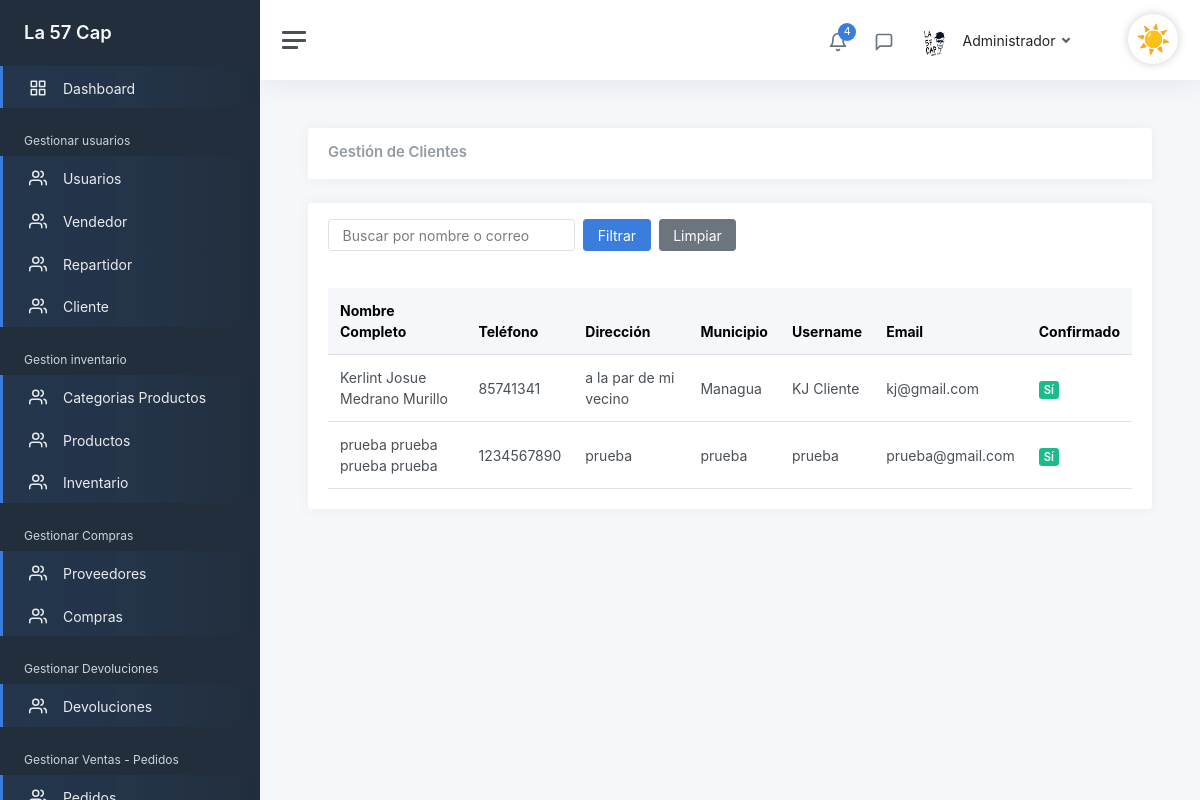
The page /admin/GestionarCliente (signed in) on the database as committed earlier.
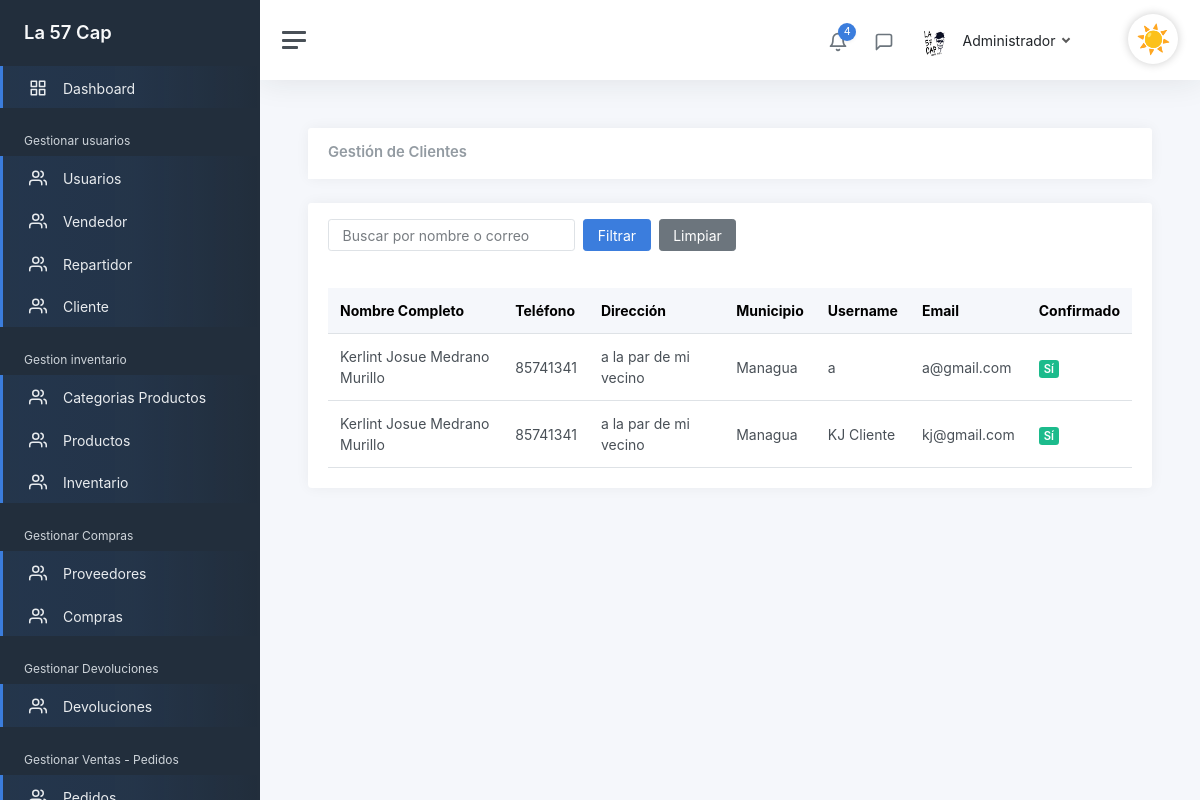
The same page on the database as committed later.
### tables this page shows
CREATE TABLE `cliente`  (
  `idcliente` int(0) NOT NULL AUTO_INCREMENT,
  `id_usuario` int(0) NULL DEFAULT NULL,
  `p_nombre` varchar(50) NOT NULL,
  `s_nombre` varchar(50) NOT NULL,
  `p_apellido` varchar(50) NOT NULL,
  `s_apellido` varchar(50) NOT NULL,
  `n_telefono` varchar(15) NOT NULL,
  `direccion` varchar(200) NULL DEFAULT NULL,
  `Municipio` varchar(45) NULL DEFAULT NULL,
  `eliminado` tinyint(0) NULL DEFAULT 0,
  PRIMARY KEY (`idcliente`) USING BTREE,
  INDEX `cliente_usuario_idx`(`id_usuario`) USING BTREE,
  CONSTRAINT `cliente_usuario` FOREIGN KEY (`id_usuario`) REFERENCES `usuario` (`idusuario`) ON DELETE SET NULL ON UPDATE RESTRICT
);

CREATE TABLE `usuario`  (
  `idusuario` int(0) NOT NULL AUTO_INCREMENT,
  `id_roles` int(0) NOT NULL,
  `f_perfil` varchar(150) NULL DEFAULT NULL,
  `userName` varchar(45) NOT NULL,
  `password` varchar(100) NOT NULL,
  `email` varchar(30) NOT NULL,
  `confirmado` tinyint(1) NULL DEFAULT NULL,
  `token` varchar(15) NULL DEFAULT NULL,
  `Creado_Fecha` datetime(0) NOT NULL,
  `Cambiado_Fecha` datetime(0) NOT NULL,
  `eliminado` tinyint(0) NULL DEFAULT 0,
  `intentos_fallidos` int(0) NULL DEFAULT 0,
  PRIMARY KEY (`idusuario`) USING BTREE,
  INDEX `usuario_roles_idx`(`id_roles`) USING BTREE,
  CONSTRAINT `usuario_roles` FOREIGN KEY (`id_roles`) REFERENCES `roles` (`idroles`) ON DELETE RESTRICT ON UPDATE RESTRICT
);

### controllers/ClienteController.php (called while the page is built, shortened)
<?php
class ClienteController
{
    public static function GestionarCliente(Router $router)
    {
        $busqueda = $_POST['busqueda'] ?? '';
        $clientes = Cliente::obtenerTodosConUsuario($busqueda);
        $router->renderAdmin('Admin/clients/GestionCliente', [
            'clientes' => $clientes,
            'busqueda' => $busqueda,
            'titulo' => 'Gestionar Clientes'
        ]);
    }
}

### public/index.php (called while the page is built, shortened)
<?php
$router = new Router();
$router->get('/login', [LoginController::class, 'login']);
$router->post('/login', [LoginController::class, 'login']);
$router->get('/logout', [LoginController::class, 'logout']);
$router->get('/olvide-cuenta', [UsuarioController::class, 'olvide']);
$router->post('/olvide-cuenta', [UsuarioController::class, 'olvide']);
$router->get('/recuperar-cuenta', [UsuarioController::class, 'recuperar']);
$router->post('/recuperar-cuenta', [UsuarioController::class, 'recuperar']);
$router->get('/confirmar-cuenta', [UsuarioController::class, 'confirmarCuenta']);
$router->post('/confirmar-cuenta', [UsuarioController::class, 'confirmarCuenta']);
$router->get('/crear-cuenta', [RegistroController::class, 'crearCuenta']);
$router->post('/crear-cuenta', [RegistroController::class, 'crearCuenta']);
$router->get('/mensaje-confirmacion', [RegistroController::class, 'mensajeConfirmacion']);
$router->get('/reenviar-confirmacion', [RegistroController::class, 'reenviarConfirmacion']);
$router->post('/reenviar-confirmacion', [RegistroController::class, 'reenviarConfirmacion']);
$router->get('/', [LandingController::class, 'index']);
$router->get('/cliente/pedidos', [ClientePanelController::class, 'pedidos']);
$router->get('/cliente/devolucion', [ClienteController::class, 'solicitarDevolucion']);
$router->post('/cliente/devolucion', [ClienteController::class, 'registrarDevolucion']);
$router->post('/cliente/devolucion/guardar', [ClienteController::class, 'guardarDevolucion']);
$router->get('/tienda', [TiendaController::class, 'shop']);
$router->post('/tienda', fn: [TiendaController::class, 'shop']);
$router->get('/producto', [ProductoController::class, 'ver']);
$router->get('/carrito', [CarritoController::class, 'mostrar']);
$router->get('/carrito/agregar', [CarritoController::class, 'agregar']);
$router->get('/carrito/eliminar', [CarritoController::class, 'eliminar']);
$router->post('/carrito/actualizar', [CarritoController::class, 'actualizar']);
$router->get('/checkout', [CheckoutController::class, 'mostrar']);
$router->post('/checkout/confirmar', [CheckoutController::class, 'confirmar']);
$router->get('/checkout/exito', [CheckoutController::class, 'exito']);
$router->get('/cliente/pedido', [ClienteController::class, 'pedido']);
$router->post('/cliente/calificar', [ClientePanelController::class, 'calificarPedido']);
$router->get('/cliente/calificar', [ClientePanelController::class, 'calificarPedido']);
$router->get('/SobreNosotros', [LandingController::class, 'about']);
$router->get('/Contactanos', [LandingController::class, 'contact']);
$router->get('/admin', [AdminController::class, 'Admin']);
$router->post('/admin', [AdminController::class, 'Admin']);
$router->get('/admin/GestionarUsuario', [UsuarioController::class, 'GestionarUsuario']);
$router->post('/admin/GestionarUsuario', [UsuarioController::class, 'GestionarUsuario']);
$router->get('/admin/CrearUsuario', [UsuarioController::class, 'crearUsuario']);
$router->post('/admin/CrearUsuario', [UsuarioController::class, 'crearUsuario']);
$router->get('/admin/ActualizarUsuario', [UsuarioController::class, 'ActualizarUsuario']);
$router->post('/admin/ActualizarUsuario', [UsuarioController::class, 'ActualizarUsuario']);
$router->get('/admin/EliminarUsuario', [UsuarioController::class, 'EliminarUsuario']);
$router->post('/admin/EliminarUsuario', [UsuarioController::class, 'EliminarUsuario']);
$router->get('/admin/Dashboard', [DashBoardController::class, 'Dashboard']);
$router->post('/admin/Dashboard', [DashBoardController::class, 'Dashboard']);
$router->get('/admin/GestionarCliente', [ClienteController::class, 'GestionarCliente']);
$router->post('/admin/GestionarCliente', [ClienteController::class, 'GestionarCliente']);
$router->get('/admin/GestionarVendedores', [VendedorController::class, 'GestionarVendedores']);
$router->post('/admin/GestionarVendedores', [VendedorController::class, 'GestionarVendedores']);
$router->get('/admin/CrearVendedor', [VendedorController::class, 'crearvendedor']);
$router->post('/admin/CrearVendedor', [VendedorController::class, 'crearvendedor']);
$router->get('/admin/ActualizarVendedor', [VendedorController::class, 'ActualizarVendedor']);
$router->post('/admin/ActualizarVendedor', [VendedorController::class, 'ActualizarVendedor']);
$router->post('/admin/EliminarVendedor', [VendedorController::class, 'EliminarVendedor']);
$router->get('/admin/GestionarRepartidor', [RepartidorControllers::class, 'GestionarRepartidores']);
$router->post('/admin/GestionarRepartidor', [RepartidorControllers::class, 'GestionarRepartidores']);
$router->get('/admin/CrearRepartidor', [RepartidorControllers::class, 'CrearRepartidor']);
$router->post('/admin/CrearRepartidor', [RepartidorControllers::class, 'CrearRepartidor']);
$router->get('/admin/ActualizarRepartidor', [RepartidorControllers::class, 'ActualizarRepartidor']);
$router->post('/admin/ActualizarRepartidor', [RepartidorControllers::class, 'ActualizarRepartidor']);
$router->post('/admin/EliminarRepartidor', [RepartidorControllers::class, 'EliminarRepartidor']);
$router->get('/admin/GestionarProveedores', [ProveedorController::class, 'GestionarProveedores']);
$router->post('/admin/GestionarProveedores', [ProveedorController::class, 'GestionarProveedores']);
$router->get('/admin/CrearProveedor', [ProveedorController::class, 'CrearProveedor']);
$router->post('/admin/CrearProveedor', [ProveedorController::class, 'CrearProveedor']);
$router->get('/admin/ActualizarProveedor', [ProveedorController::class, 'ActualizarProveedor']);
$router->post('/admin/ActualizarProveedor', [ProveedorController::class, 'ActualizarProveedor']);
$router->post('/admin/EliminarProveedor', [ProveedorController::class, 'EliminarProveedor']);
$router->get('/admin/GestionarCategoriaProducto', [CategoriaProductoController::class, 'GestionarCategorias']);
$router->post('/admin/GestionarCategoriaProducto', [CategoriaProductoController::class, 'GestionarCategorias']);
$router->get('/admin/CrearCategoriaProducto', [CategoriaProductoController::class, 'CrearCategoria']);
$router->post('/admin/CrearCategoriaProducto', [CategoriaProductoController::class, 'CrearCategoria']);
$router->get('/admin/ActualizarCategoriaProducto', [CategoriaProductoController::class, 'ActualizarCategoria']);
$router->post('/admin/ActualizarCategoriaProducto', [CategoriaProductoController::class, 'ActualizarCategoria']);
$router->post('/admin/EliminarCategoriaProducto', [CategoriaProductoController::class, 'EliminarCategoria']);
$router->get('/admin/GestionarProducto', [ProductoController::class, 'GestionarProductos']);
$router->post('/admin/GestionarProducto', [ProductoController::class, 'GestionarProductos']);
$router->get('/admin/CrearProducto', [ProductoController::class, 'CrearProducto']);
$router->post('/admin/CrearProducto', [ProductoController::class, 'CrearProducto']);
$router->get('/admin/ActualizarProducto', [ProductoController::class, 'ActualizarProducto']);
$router->post('/admin/ActualizarProducto', [ProductoController::class, 'ActualizarProducto']);
$router->post('/admin/EliminarProducto', [ProductoController::class, 'EliminarProducto']);
$router->get('/admin/GenerarCodigoBarras', [ProductoController::class, 'VerCodigoBarras']);
$router->get('/admin/DescargarCodigoBarras', [ProductoController::class, 'DescargarCodigoBarras']);
$router->get('/admin/VerProducto', [ProductoController::class, 'VerProducto']);
$router->get('/admin/InventarioGeneral', [InventarioController::class, 'GestionarInventario']);
$router->get('/admin/GestionarCompras', [CompraController::class, 'GestionarCompras']);
$router->get('/admin/CrearCompra', [CompraController::class, 'CrearCompra']);
$router->post('/admin/CrearCompra', [CompraController::class, 'CrearCompra']);
$router->get('/admin/DetalleCompra', [CompraController::class, 'VerDetalleCompra']);
$router->get('/admin/devoluciones', [DevolucionController::class, 'gestionar']);
$router->get('/admin/devoluciones/detalle', [DevolucionController::class, 'detalle']);
$router->post('/admin/devoluciones/aprobar', [DevolucionController::class, 'aprobar']);
$router->post('/admin/devoluciones/rechazar', [DevolucionController::class, 'rechazar']);
$router->post('/admin/devoluciones/visitar-tienda', [DevolucionController::class, 'visitarTienda']);
$router->get('/admin/historialPedidos', [AdminController::class, 'verPedidos']);
$router->get('/admin/calificaciones', [AdminController::class, 'verCalificaciones']);
$router->get('/admin/detalle-calificacion', [AdminController::class, 'detalleCalificacion']);
$router->get('/Vendedor', [VendedorController::class, 'Vendedor']);
$router->get('/vendedor/realizar-venta', [VendedorController::class, 'realizarVenta']);
$router->post('/vendedor/realizar-venta', [VendedorController::class, 'realizarVenta']);
$router->get('/vendedor/ticket', [VendedorController::class, 'ticket']);
$router->get('/vendedor/ticket-pdf', [VendedorController::class, 'ticketPDF']);
$router->get('/api/producto', [ApiVentaController::class, 'buscar']);
$router->get('/api/cliente', [ApiVentaController::class, 'buscarCliente']);
$router->get('/vendedor/pedidos', [VendedorController::class, 'listarPedidosPendientes']);
$router->get('/vendedor/inventario', [InventarioController::class, 'Inventario']);
$router->get('/vendedor/VerProducto', [VendedorController::class, 'VerProducto']);
$router->get('/vendedor/GenerarCodigoBarras', [VendedorController::class, 'VerCodigoBarras']);
$router->get('/vendedor/DescargarCodigoBarras', [VendedorController::class, 'DescargarCodigoBarras']);
$router->get('/vendedor/atender-pedido', [VendedorController::class, 'atenderPedido']);
$router->get('/vendedor/asignar-repartidor', [VendedorController::class, 'asignarRepartidorVista']);
$router->post('/vendedor/asignar-repartidor', [VendedorController::class, 'asignarRepartidor']);
$router->get('/Repartidor', [RepartidorControllers::class, 'Repartidor']);
$router->get('/repartidor/pedidos-en-camino', [RepartidorControllers::class, 'pedidosEnCamino']);
$router->post('/repartidor/confirmar-entrega', [RepartidorControllers::class, 'confirmarEntrega']);
$router->get('/repartidor/pedido', [RepartidorControllers::class, 'verDetalle']);
$router->comprobarRutas();

### models/Cliente.php (called while the page is built, shortened)
<?php
class Cliente extends ActiveRecord
{
    public static function obtenerTodosConUsuario($busqueda = '')
    {
        $where = "WHERE cliente.eliminado = 0 AND usuario.eliminado = 0";
        $query = "SELECT
                cliente.*,
                usuario.userName AS userName,
                usuario.email AS email,
                usuario.confirmado AS confirmado
              FROM cliente
              INNER JOIN usuario ON cliente.id_usuario = usuario.idusuario
              $where";
        $resultado = self::$db->query($query);
        $objetos = [];
        while ($registro = $resultado->fetch_object()) {
            $objetos[] = $registro;
        }
        return $objetos;
    }
}

### includes/funciones.php (called while the page is built, shortened)
<?php
function s($html): string
{
    $s = htmlspecialchars($html);
    return $s;
}

### views/Admin/clients/GestionCliente.php (the view, shortened to what the changed rows need)
<div class="card">
    <div class="card-header d-flex justify-content-between align-items-center">
        <h2 class="card-title mb-0">Gestión de Clientes</h2>
    </div>
</div>
<div class="card mt-3">
    <div class="card-body">
        <div class="table-responsive">
            <table class="table table-hover mb-0">
                <thead class="table-light">
                    <tr>
                        <th>Nombre Completo</th>
                        <th>Teléfono</th>
                        <th>Dirección</th>
                        <th>Municipio</th>
                        <th>Username</th>
                        <th>Email</th>
                        <th>Confirmado</th>
                    </tr>
                </thead>
                <tbody>
                    <?php if (!empty($clientes)): ?>
                        <?php foreach ($clientes as $cliente): ?>
                            <tr>
                                <td>
                                    <?php echo s($cliente->p_nombre . ' ' . $cliente->s_nombre . ' ' . $cliente->p_apellido . ' ' . $cliente->s_apellido); ?>
                                </td>
                                <td><?php echo s($cliente->n_telefono); ?></td>
                                <td><?php echo s($cliente->direccion); ?></td>
                                <td><?php echo s($cliente->Municipio); ?></td>
                                <td><?php echo s($cliente->userName ?? '—'); ?></td>
                                <td><?php echo s($cliente->email ?? '—'); ?></td>
                                <td>
                                    <?php
                                    $estado = ($cliente->confirmado ?? "0") == "1" ? "Sí" : "No";
                                    $color = ($cliente->confirmado ?? "0") == "1" ? "success" : "secondary";
                                    ?>
                                    <span class="badge bg-<?php echo $color; ?>"><?php echo $estado; ?></span>
                                </td>
                            </tr>
                        <?php endforeach; ?>
                    <?php else: ?>
                        <tr>
                            <td colspan="7" class="text-center text-muted">No se encontraron clientes.</td>
                        </tr>
                    <?php endif; ?>
                </tbody>
            </table>
        </div>
    </div>
</div>

Rows that differ between the two databases and show on the page:
no longer on this page (row edited): cliente: p_nombre+s_nombre+p_apellido "prueba prueba prueba prueba", n_telefono "1234567890", direccion "prueba", Municipio "prueba", id_usuario.userName "prueba", id_usuario.email "prueba@gmail.com", id_usuario.confirmado "Sí"
now on this page (row edited): cliente: p_nombre+s_nombre+p_apellido "Kerlint Josue Medrano Murillo", n_telefono "85741341", direccion "a la par de mi vecino", Municipio "Managua", id_usuario.userName "a", id_usuario.email "a@gmail.com", id_usuario.confirmado "Sí"
